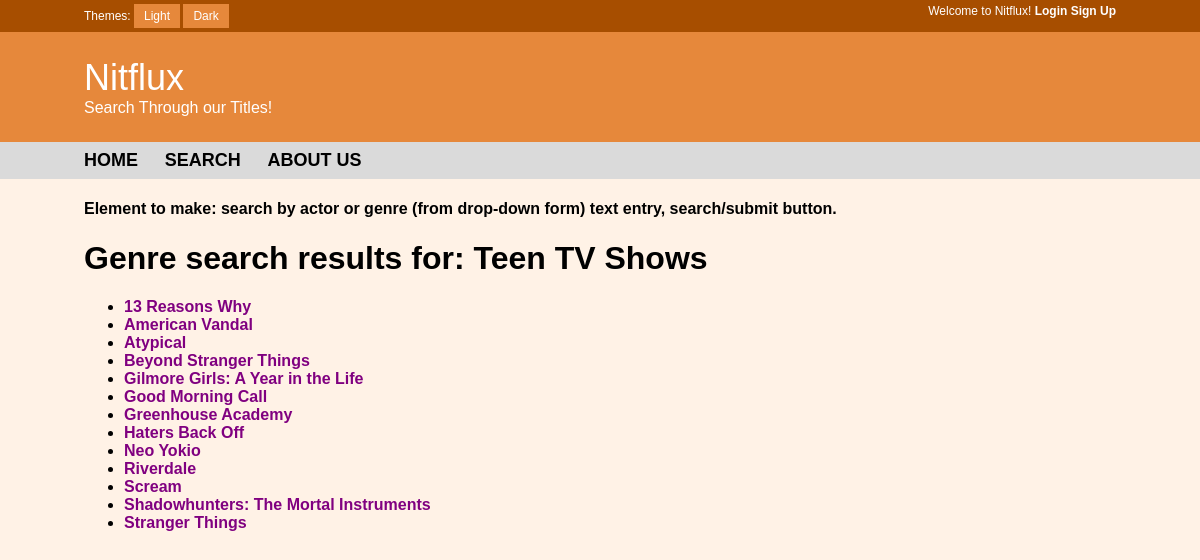
Page /search.php?genre=+Teen+TV+Shows on the committed database.
### tables this page shows
CREATE TABLE `genres` (
  `genre` varchar(48) NOT NULL,
  `name` varchar(200) NOT NULL
);

### search.php (the view, shortened to what this page needs)
<!DOCTYPE html>
<html>
<head>
  <link rel="stylesheet" type="text/css" href="style.css">
</head>
<body onload="checkCookie()">
<div id="loginbar" class="loginbar">
  Themes:
  <button type="button" class="mybutton" onclick="switchLight()">Light</button>
  <button type="button" class="mybutton" onclick="switchDark()">Dark</button>
  <span style="float:right">
    Welcome to Nitflux!
    <a class="loginlink" href="https://i.ytimg.com/vi/e9FM-FkDeWs/maxresdefault.jpg">Login</a>
    <a class="loginlink" href="https://i.ytimg.com/vi/e9FM-FkDeWs/maxresdefault.jpg">Sign Up</a>
  </span>
</div>
  <div id="titlebar" class="titlebar">
    <span style="font-size: 36px">Nitflux&nbsp;</span>
    <br>
    <span style="font-size: 16px">Search Through our Titles!</span>
</div>
<div id="menubar" class="menubar">
  <a href="./index.html" class="menulink">home</a>
  <a href="./search.php" class="menulink">search</a>
  <a href="./about.html" class="menulink">about us</a>
</div>
<div id="titles" class="main">
<h4>Element to make: search by actor or genre (from drop-down form)
text entry, search/submit button.</h4>
<?php
  if(isset($_GET['actor'])) {
    echo "<h1>Actor search results for: " . $_GET['actor'] . "</h1>";
  }
  else if (isset($_GET['genre'])) {
    echo "<h1>Genre search results for: " . $_GET['genre'] . "</h1>";
  }
  else {
    echo "<h1>All titles sorted alphabetically</h1>";
  }
?>
<ul><?php
    try {
      $db = getDB();
      if(isset($_GET['actor'])) {
        $actor = addslashes($_GET['actor']);
        $sql = "SELECT name FROM actors WHERE actor=\"$actor\"";
      }
      else if (isset($_GET['genre'])) {
        $genre = addslashes($_GET['genre']);
        $sql = "SELECT name FROM genres WHERE genre=\"$genre\"";
      }
      else {
        $sql = "SELECT name FROM movies";
      }
      $stmt = $db->query($sql);
    } catch(PDOException $e) {
      echo '{"error":{"text":'. $e->getMessage() .'}}';
    }
    foreach ($stmt as $row) {
      $movie = $row['name'];
      $urlMovie = urlencode($movie);
      echo "<li><a class=\"bloglink\" href=\"http://localhost/nitflux/entry.php?movie=" . $urlMovie . "\">" .  $movie . "</a></li>";
    }
  ?></ul>
</div>
</body>
</html>

### style.css (style rules this page uses)
body { font-family: "Trebuchet MS", Helvetica, sans-serif; margin: 0; background-color: #fff2e6; }
.loginbar { background-color: rgb(167, 78, 0); font-size: 12px; color: white; padding: 4px 7% 4px 7%; }
.titlebar { background-color: rgb(230, 136, 59); padding: 25px 7% 25px 7%; color: white; }
.menubar { background-color: rgb(218, 218, 218); padding: 8px 7% 8px 7%; }
.main { padding-top: 0%; margin-top: 0%; background-color: #fff2e6; box-sizing: border-box; padding-left: 7%; padding-right: 7%; }
.mybutton { background-color: rgb(230, 136, 59); border: none; color: white; text-align: center; font-size: 12px; padding: 5px 10px; }
a.menulink { color: black; text-decoration: none; font-weight: bold; text-transform: uppercase; font-size: 18px; }
a.bloglink { color: purple; text-decoration: none; font-weight: bold; font-size: 16px; }
a.loginlink { color: white; font-weight: bold; text-decoration: none; }

### rows in the picture
genres: name "13 Reasons Why"
genres: name "American Vandal"
genres: name "Atypical"
genres: name "Beyond Stranger Things"
genres: name "Gilmore Girls: A Year in the Life"
genres: name "Good Morning Call"
genres: name "Greenhouse Academy"
genres: name "Haters Back Off"
genres: name "Neo Yokio"
genres: name "Riverdale"
genres: name "Scream"
genres: name "Shadowhunters: The Mortal Instruments"
genres: name "Stranger Things"

### other values in the picture
$_GET['genre'] "Teen TV Shows"
